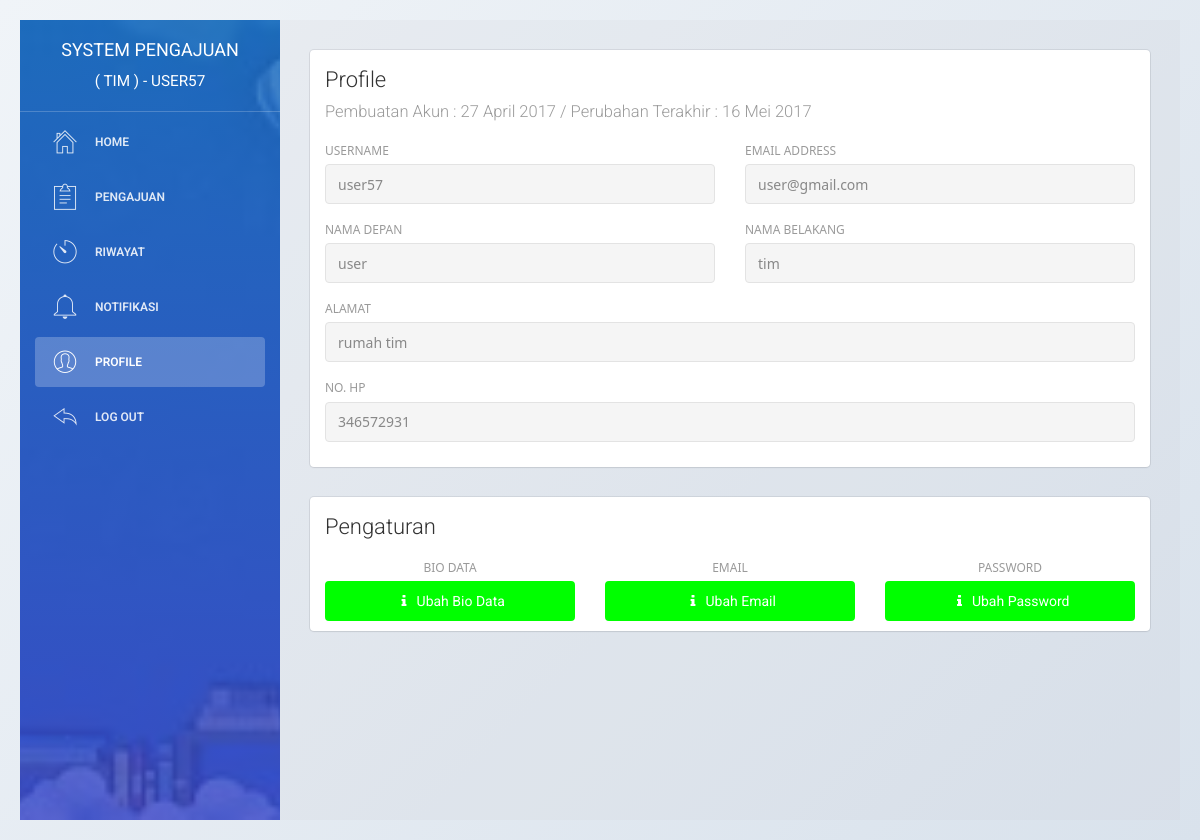
/profil.php (signed in), run on the app's committed database.
### tables this page shows
CREATE TABLE `user` (
  `id_user` int(11) NOT NULL,
  `username` varchar(225) NOT NULL,
  `email` varchar(225) NOT NULL,
  `password` varchar(225) NOT NULL,
  `nama_depan` varchar(225) NOT NULL,
  `nama_belakang` varchar(225) NOT NULL,
  `jk` enum('laki-laki','perempuan') NOT NULL,
  `no_hp` varchar(50) NOT NULL,
  `alamat` text NOT NULL,
  `role` enum('manajemen','tim') NOT NULL,
  `pembuatan_akun` date NOT NULL,
  `update_akun` date NOT NULL
);

### profil.php (the view, shortened to what this page needs)
<?php
    include 'system/koneksi.php';
    $query_login = "SELECT * FROM user WHERE email ='$_SESSION[email]'";
        $result_login = mysqli_query($con, $query_login);
        $data = mysqli_fetch_assoc($result_login);
        $username = $data["username"];
        $email = $data["email"];
        $namadepan = $data["nama_depan"];
        $namabelakang = $data["nama_belakang"];
        $nohp = $data["no_hp"];
        $alamat = $data["alamat"];
        $pembuatan_akun = $data["pembuatan_akun"];
        $update = $data["update_akun"];
    function tanggal_indo($tanggal){
        $bulan = array (1 =>   'Januari',
                'Februari',
                'Maret',
                'April',
                'Mei',
                'Juni',
                'Juli',
                'Agustus',
                'September',
                'Oktober',
                'November',
                'Desember'
        );
        $split = explode('-', $tanggal);
        return $split[2] . ' ' . $bulan[ (int)$split[1] ] . ' ' . $split[0];
    }
?>
<!doctype html>
<html lang="en">
<head>
    <link href="assets/css/bootstrap.min.css" rel="stylesheet" />
    <link href="assets/css/animate.min.css" rel="stylesheet"/>
    <link href="assets/css/light-bootstrap-dashboard.css" rel="stylesheet"/>
    <link href="assets/css/demo.css" rel="stylesheet" />
    <link href="http://maxcdn.bootstrapcdn.com/font-awesome/4.2.0/css/font-awesome.min.css" rel="stylesheet">
    <link href="assets/css/pe-icon-7-stroke.css" rel="stylesheet" />
    <link rel="stylesheet" href="assets/dist/sweetalert.css">
</head>
<body>
<div class="wrapper">
    <div class="sidebar" data-color="blue" data-image="assets/img/sidebar1.jpg">
    	<div class="sidebar-wrapper">
            <div class="logo">
                <a href="index" class="simple-text">
                        System Pengajuan<br><small>( TIM ) - <?php echo $username ?></small>
                </a>
            </div>
            <ul class="nav">
                <li>
                    <a href="index">
                        <i class="pe pe-7s-home"></i>
                        <p>Home</p>
                    </a>
                </li>
                <li>
                    <a href="pengajuan">
                        <i class="pe pe-7s-note2"></i>
                        <p>Pengajuan</p>
                    </a>
                </li>
                <li>
                     <a href="riwayat">
                        <i class="pe pe-7s-timer"></i>
                        <p>Riwayat</p>
                    </a>
                </li>
                <li>
                    <a href="notifikasi">
                        <i class="pe pe-7s-bell"></i>
                        <p>Notifikasi
                        </p>
                    </a>
                </li>
                <li class="active">
                    <a href="profil">
                        <i class="pe pe-7s-user"></i>
                        <p>Profile</p>
                    </a>
                </li>
                <li>
                    <a href="#" onclick = "logout()">
                        <i class="pe pe-7s-back"></i>
                        <p>Log out</p>
                    </a>
                </li>
            </ul>
    	</div>
    </div>
    <div class="main-panel">
        <div class="content">
            <div class="container-fluid">
                <div class="row">
                    <div class="col-md-12">
                        <div class="card">
                            <div class="header">
                                <h4 class="title">Profile <br> <small>Pembuatan Akun : <?php echo tanggal_indo($pembuatan_akun) ?> / Perubahan Terakhir : <?php echo tanggal_indo($update) ?></small></h4>
                            </div>
                            <div class="content">
                                <div class="row">
                                    <div class="col-md-6">
                                        <div class="form-group">
                                            <label>Username</label>
                                                <input type="text" name="username" id="username" class="form-control" placeholder="username" value="<?php echo $username ?>" disabled>
                                            </div>
                                        </div>
                                        <div class="col-md-6">
                                            <div class="form-group">
                                                <label for="Email">Email address</label>
                                                <input type="email" name="email" id="email" class="form-control" placeholder="email" value="<?php echo $email ?>" disabled>
                                            </div>
                                        </div>
                                    </div>
                                    <div class="row">
                                        <div class="col-md-6">
                                            <div class="form-group">
                                                <label>Nama Depan</label>
                                                <input type="text" name="nama_depan" id="nama_depan" class="form-control" placeholder="Nama Depan" value="<?php echo $namadepan ?>" disabled>
                                            </div>
                                        </div>
                                        <div class="col-md-6">
                                            <div class="form-group">
                                                <label>Nama Belakang</label>
                                                <input type="text" name="nama_belakang" id="nama_belakang" class="form-control" placeholder="Nama Belakang" value="<?php echo $namabelakang ?>" disabled>
                                            </div>
                                        </div>
                                    </div>
                                    <div class="row">
                                        <div class="col-md-12">
                                            <div class="form-group">
                                                <label>Alamat</label>
                                                <input type="text" name="alamat" id="alamat" class="form-control" placeholder="Alamat" value="<?php echo $alamat ?>" disabled>
                                            </div>
                                        </div>
                                    </div>
                                    <div class="row">
                                        <div class="col-md-12">
                                            <div class="form-group">
                                                <label>No. Hp</label>
                                                <input type="number" name="nohp" id="no_hp" class="form-control" placeholder="No Hp" value="<?php echo $nohp ?>" disabled>
                                            </div>
                                        </div>
                                    </div>
                                </div>
                            </div>
                        </div>
                    </div>
                </div>
                <div class="container-fluid">
                    <div class="row">
                        <div class="col-md-12">
                            <div class="card">
                                <div class="header">
                                    <h4 class="title">Pengaturan</h4>
                                </div>
                                <div class="content">
                                    <div class="row">
                                        <div class="col-md-4">
                                            <div class="form-group" align="center">
                                                <label for="Username">Bio Data</label>
                                                <br>
                                                <a href="ubah_bio">
                                                    <button type="button" class="btn btn-primary col-md-12 btn-fill">
                                                        <i class="fa fa-info"></i> Ubah Bio Data
                                                    </button>
                                                </a>
                                            </div>
                                        </div>
                                        <div class="col-md-4">
                                            <div class="form-group"  align="center">
                                                <label for="Email">Email</label><br>
                                                <a href="ubah_email">
                                                    <button type="button" class="btn btn-primary col-md-12 btn-fill">
                                                        <i class="fa fa-info"></i> Ubah Email
                                                    </button>
                                                </a>
                                            </div>
                                        </div>
                                        <div class="col-md-4">
                                            <div class="form-group"  align="center">
                                                <label for="Password">Password</label><br>
                                                <a href="ubah_password">
                                                    <button type="button" class="btn btn-primary col-md-12 btn-fill">
                                                        <i class="fa fa-info"></i> Ubah Password
                                                    </button>
                                                </a>
                                            </div>
                                        </div>
                                    </div>
                                </div>
                            </div>
                        </div>
                    </div>
                </div>
            </div>
        </div>
    </div>
</body>
</html>

### assets/css/demo.css (style rules this page uses)
* { box-sizing: border-box; }
body { font-family: 'Segoe UI', Tahoma, Geneva, Verdana, sans-serif; background: linear-gradient(135deg, #f0f4f8, #d9e2ec); margin: 0; padding: 20px; }

### data on the page
user: username "USER57", pembuatan_akun "27 April 2017", update_akun "16 Mei 2017", username "user57", email "user@gmail.com", nama_depan "user", nama_belakang "tim", alamat "rumah tim", nohp "346572931"
